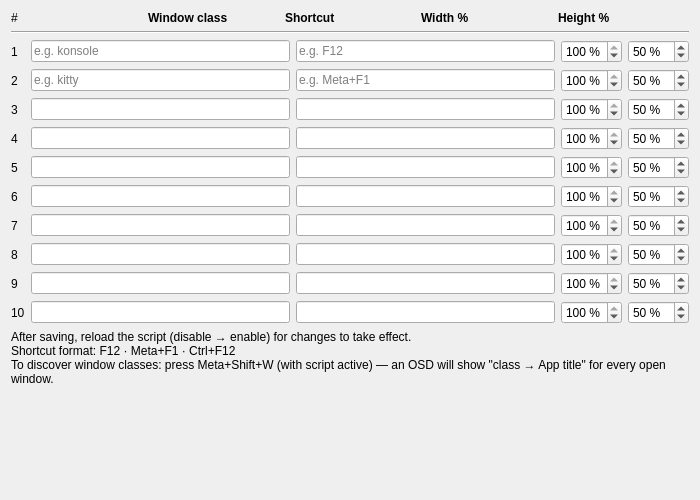
<?xml version="1.0" encoding="UTF-8"?>
<ui version="4.0">
 <class>Form</class>
 <widget class="QWidget" name="Form">
  <property name="geometry">
   <rect><x>0</x><y>0</y><width>700</width><height>500</height></rect>
  </property>
  <layout class="QVBoxLayout" name="mainLayout" stretch="0,0,1,0,0">

   <!-- Column headers -->
   <item>
    <layout class="QHBoxLayout">
     <item><widget class="QLabel"><property name="text"><string>#</string></property><property name="minimumWidth"><number>20</number></property></widget></item>
     <item>
      <widget class="QLabel">
       <property name="text"><string>Window class</string></property>
       <property name="minimumWidth"><number>160</number></property>
       <property name="font"><font><bold>true</bold></font></property>
      </widget>
     </item>
     <item>
      <widget class="QLabel">
       <property name="text"><string>Shortcut</string></property>
       <property name="minimumWidth"><number>110</number></property>
       <property name="font"><font><bold>true</bold></font></property>
      </widget>
     </item>
     <item>
      <widget class="QLabel">
       <property name="text"><string>Width %</string></property>
       <property name="minimumWidth"><number>70</number></property>
       <property name="font"><font><bold>true</bold></font></property>
      </widget>
     </item>
     <item>
      <widget class="QLabel">
       <property name="text"><string>Height %</string></property>
       <property name="font"><font><bold>true</bold></font></property>
      </widget>
     </item>
    </layout>
   </item>

   <!-- Separator -->
   <item>
    <widget class="QFrame" name="line">
     <property name="frameShape"><enum>QFrame::HLine</enum></property>
     <property name="frameShadow"><enum>QFrame::Sunken</enum></property>
    </widget>
   </item>

   <!-- Slots 1–10 -->
   <item>
    <layout class="QGridLayout" name="slotsGrid">

     <!-- Slot 1 -->
     <item row="0" column="0"><widget class="QLabel"><property name="text"><string>1</string></property></widget></item>
     <item row="0" column="1"><widget class="QLineEdit" name="kcfg_windowClass1"><property name="placeholderText"><string>e.g. konsole</string></property></widget></item>
     <item row="0" column="2"><widget class="QLineEdit" name="kcfg_shortcut1"><property name="placeholderText"><string>e.g. F12</string></property></widget></item>
     <item row="0" column="3">
      <widget class="QSpinBox" name="kcfg_widthPercent1">
       <property name="minimum"><number>10</number></property>
       <property name="maximum"><number>100</number></property>
       <property name="singleStep"><number>5</number></property>
       <property name="value"><number>100</number></property>
       <property name="suffix"><string> %</string></property>
      </widget>
     </item>
     <item row="0" column="4">
      <widget class="QSpinBox" name="kcfg_heightPercent1">
       <property name="minimum"><number>10</number></property>
       <property name="maximum"><number>100</number></property>
       <property name="singleStep"><number>5</number></property>
       <property name="value"><number>50</number></property>
       <property name="suffix"><string> %</string></property>
      </widget>
     </item>

     <!-- Slot 2 -->
     <item row="1" column="0"><widget class="QLabel"><property name="text"><string>2</string></property></widget></item>
     <item row="1" column="1"><widget class="QLineEdit" name="kcfg_windowClass2"><property name="placeholderText"><string>e.g. kitty</string></property></widget></item>
     <item row="1" column="2"><widget class="QLineEdit" name="kcfg_shortcut2"><property name="placeholderText"><string>e.g. Meta+F1</string></property></widget></item>
     <item row="1" column="3">
      <widget class="QSpinBox" name="kcfg_widthPercent2">
       <property name="minimum"><number>10</number></property><property name="maximum"><number>100</number></property>
       <property name="singleStep"><number>5</number></property><property name="value"><number>100</number></property>
       <property name="suffix"><string> %</string></property>
      </widget>
     </item>
     <item row="1" column="4">
      <widget class="QSpinBox" name="kcfg_heightPercent2">
       <property name="minimum"><number>10</number></property><property name="maximum"><number>100</number></property>
       <property name="singleStep"><number>5</number></property><property name="value"><number>50</number></property>
       <property name="suffix"><string> %</string></property>
      </widget>
     </item>

     <!-- Slot 3 -->
     <item row="2" column="0"><widget class="QLabel"><property name="text"><string>3</string></property></widget></item>
     <item row="2" column="1"><widget class="QLineEdit" name="kcfg_windowClass3"></widget></item>
     <item row="2" column="2"><widget class="QLineEdit" name="kcfg_shortcut3"></widget></item>
     <item row="2" column="3">
      <widget class="QSpinBox" name="kcfg_widthPercent3">
       <property name="minimum"><number>10</number></property><property name="maximum"><number>100</number></property>
       <property name="singleStep"><number>5</number></property><property name="value"><number>100</number></property>
       <property name="suffix"><string> %</string></property>
      </widget>
     </item>
     <item row="2" column="4">
      <widget class="QSpinBox" name="kcfg_heightPercent3">
       <property name="minimum"><number>10</number></property><property name="maximum"><number>100</number></property>
       <property name="singleStep"><number>5</number></property><property name="value"><number>50</number></property>
       <property name="suffix"><string> %</string></property>
      </widget>
     </item>

     <!-- Slot 4 -->
     <item row="3" column="0"><widget class="QLabel"><property name="text"><string>4</string></property></widget></item>
     <item row="3" column="1"><widget class="QLineEdit" name="kcfg_windowClass4"></widget></item>
     <item row="3" column="2"><widget class="QLineEdit" name="kcfg_shortcut4"></widget></item>
     <item row="3" column="3">
      <widget class="QSpinBox" name="kcfg_widthPercent4">
       <property name="minimum"><number>10</number></property><property name="maximum"><number>100</number></property>
       <property name="singleStep"><number>5</number></property><property name="value"><number>100</number></property>
       <property name="suffix"><string> %</string></property>
      </widget>
     </item>
     <item row="3" column="4">
      <widget class="QSpinBox" name="kcfg_heightPercent4">
       <property name="minimum"><number>10</number></property><property name="maximum"><number>100</number></property>
       <property name="singleStep"><number>5</number></property><property name="value"><number>50</number></property>
       <property name="suffix"><string> %</string></property>
      </widget>
     </item>

     <!-- Slot 5 -->
     <item row="4" column="0"><widget class="QLabel"><property name="text"><string>5</string></property></widget></item>
     <item row="4" column="1"><widget class="QLineEdit" name="kcfg_windowClass5"></widget></item>
     <item row="4" column="2"><widget class="QLineEdit" name="kcfg_shortcut5"></widget></item>
     <item row="4" column="3">
      <widget class="QSpinBox" name="kcfg_widthPercent5">
       <property name="minimum"><number>10</number></property><property name="maximum"><number>100</number></property>
       <property name="singleStep"><number>5</number></property><property name="value"><number>100</number></property>
       <property name="suffix"><string> %</string></property>
      </widget>
     </item>
     <item row="4" column="4">
      <widget class="QSpinBox" name="kcfg_heightPercent5">
       <property name="minimum"><number>10</number></property><property name="maximum"><number>100</number></property>
       <property name="singleStep"><number>5</number></property><property name="value"><number>50</number></property>
       <property name="suffix"><string> %</string></property>
      </widget>
     </item>

     <!-- Slot 6 -->
     <item row="5" column="0"><widget class="QLabel"><property name="text"><string>6</string></property></widget></item>
     <item row="5" column="1"><widget class="QLineEdit" name="kcfg_windowClass6"></widget></item>
     <item row="5" column="2"><widget class="QLineEdit" name="kcfg_shortcut6"></widget></item>
     <item row="5" column="3">
      <widget class="QSpinBox" name="kcfg_widthPercent6">
       <property name="minimum"><number>10</number></property><property name="maximum"><number>100</number></property>
       <property name="singleStep"><number>5</number></property><property name="value"><number>100</number></property>
       <property name="suffix"><string> %</string></property>
      </widget>
     </item>
     <item row="5" column="4">
      <widget class="QSpinBox" name="kcfg_heightPercent6">
       <property name="minimum"><number>10</number></property><property name="maximum"><number>100</number></property>
       <property name="singleStep"><number>5</number></property><property name="value"><number>50</number></property>
       <property name="suffix"><string> %</string></property>
      </widget>
     </item>

     <!-- Slot 7 -->
     <item row="6" column="0"><widget class="QLabel"><property name="text"><string>7</string></property></widget></item>
     <item row="6" column="1"><widget class="QLineEdit" name="kcfg_windowClass7"></widget></item>
     <item row="6" column="2"><widget class="QLineEdit" name="kcfg_shortcut7"></widget></item>
     <item row="6" column="3">
      <widget class="QSpinBox" name="kcfg_widthPercent7">
       <property name="minimum"><number>10</number></property><property name="maximum"><number>100</number></property>
       <property name="singleStep"><number>5</number></property><property name="value"><number>100</number></property>
       <property name="suffix"><string> %</string></property>
      </widget>
     </item>
     <item row="6" column="4">
      <widget class="QSpinBox" name="kcfg_heightPercent7">
       <property name="minimum"><number>10</number></property><property name="maximum"><number>100</number></property>
       <property name="singleStep"><number>5</number></property><property name="value"><number>50</number></property>
       <property name="suffix"><string> %</string></property>
      </widget>
     </item>

     <!-- Slot 8 -->
     <item row="7" column="0"><widget class="QLabel"><property name="text"><string>8</string></property></widget></item>
     <item row="7" column="1"><widget class="QLineEdit" name="kcfg_windowClass8"></widget></item>
     <item row="7" column="2"><widget class="QLineEdit" name="kcfg_shortcut8"></widget></item>
     <item row="7" column="3">
      <widget class="QSpinBox" name="kcfg_widthPercent8">
       <property name="minimum"><number>10</number></property><property name="maximum"><number>100</number></property>
       <property name="singleStep"><number>5</number></property><property name="value"><number>100</number></property>
       <property name="suffix"><string> %</string></property>
      </widget>
     </item>
     <item row="7" column="4">
      <widget class="QSpinBox" name="kcfg_heightPercent8">
       <property name="minimum"><number>10</number></property><property name="maximum"><number>100</number></property>
       <property name="singleStep"><number>5</number></property><property name="value"><number>50</number></property>
       <property name="suffix"><string> %</string></property>
      </widget>
     </item>

     <!-- Slot 9 -->
     <item row="8" column="0"><widget class="QLabel"><property name="text"><string>9</string></property></widget></item>
     <item row="8" column="1"><widget class="QLineEdit" name="kcfg_windowClass9"></widget></item>
     <item row="8" column="2"><widget class="QLineEdit" name="kcfg_shortcut9"></widget></item>
     <item row="8" column="3">
      <widget class="QSpinBox" name="kcfg_widthPercent9">
       <property name="minimum"><number>10</number></property><property name="maximum"><number>100</number></property>
       <property name="singleStep"><number>5</number></property><property name="value"><number>100</number></property>
       <property name="suffix"><string> %</string></property>
      </widget>
     </item>
     <item row="8" column="4">
      <widget class="QSpinBox" name="kcfg_heightPercent9">
       <property name="minimum"><number>10</number></property><property name="maximum"><number>100</number></property>
       <property name="singleStep"><number>5</number></property><property name="value"><number>50</number></property>
       <property name="suffix"><string> %</string></property>
      </widget>
     </item>

     <!-- Slot 10 -->
     <item row="9" column="0"><widget class="QLabel"><property name="text"><string>10</string></property></widget></item>
     <item row="9" column="1"><widget class="QLineEdit" name="kcfg_windowClass10"></widget></item>
     <item row="9" column="2"><widget class="QLineEdit" name="kcfg_shortcut10"></widget></item>
     <item row="9" column="3">
      <widget class="QSpinBox" name="kcfg_widthPercent10">
       <property name="minimum"><number>10</number></property><property name="maximum"><number>100</number></property>
       <property name="singleStep"><number>5</number></property><property name="value"><number>100</number></property>
       <property name="suffix"><string> %</string></property>
      </widget>
     </item>
     <item row="9" column="4">
      <widget class="QSpinBox" name="kcfg_heightPercent10">
       <property name="minimum"><number>10</number></property><property name="maximum"><number>100</number></property>
       <property name="singleStep"><number>5</number></property><property name="value"><number>50</number></property>
       <property name="suffix"><string> %</string></property>
      </widget>
     </item>

    </layout>
   </item>

   <!-- Hint -->
   <item>
    <widget class="QLabel" name="labelHint">
     <property name="text"><string>After saving, reload the script (disable → enable) for changes to take effect.
Shortcut format: F12 · Meta+F1 · Ctrl+F12
To discover window classes: press Meta+Shift+W (with script active) — an OSD will show "class → App title" for every open window.</string></property>
     <property name="wordWrap"><bool>true</bool></property>
    </widget>
   </item>

   <!-- Vertical spacer -->
   <item>
    <spacer>
     <property name="orientation"><enum>Qt::Vertical</enum></property>
     <property name="sizeHint" stdset="0"><size><width>0</width><height>10</height></size></property>
    </spacer>
   </item>

  </layout>
 </widget>
</ui>
